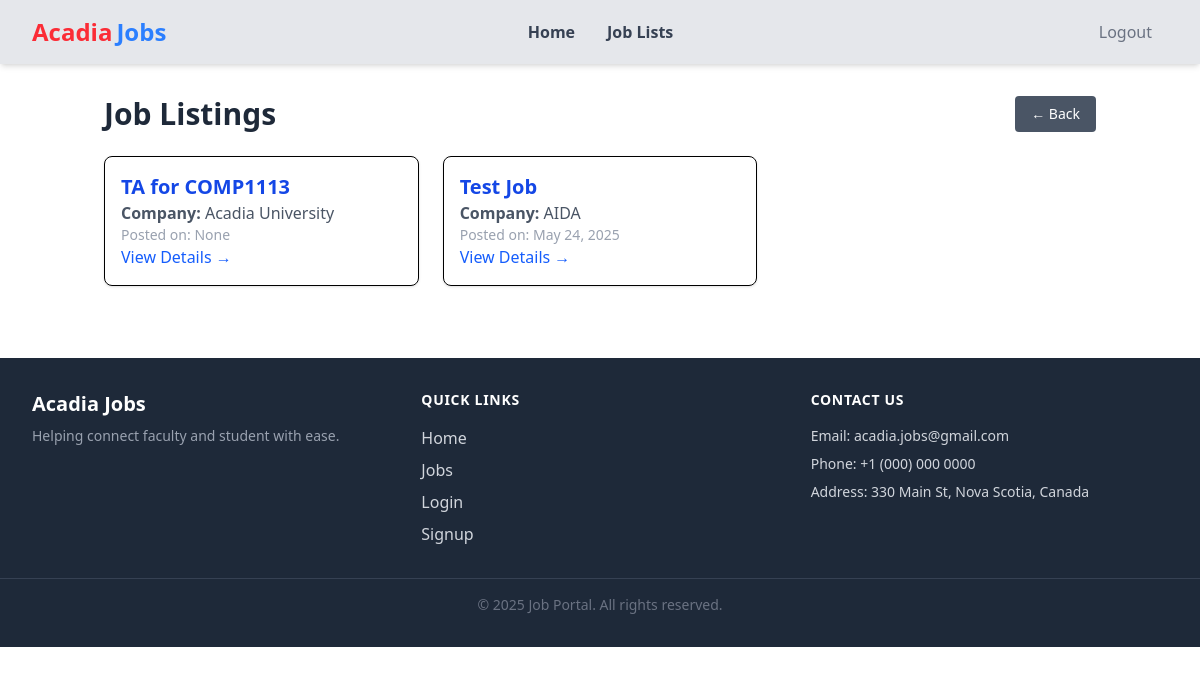
Page /jobsearch/ (signed in) on the committed database.
### loginSignup/models.py (models this page shows, shortened)
class CreateJob(models.Model):
    JOB_TYPE = (
        ("full-time", "Full Time"),
        ("part-time", "Part Time"),
        ("internship", "Internship"),
        ("co-op", "Co-op")
    )
    LOCATION = (
        ("remote", "Remote"),
        ("in-person", "In Person")
    )
    title = models.CharField(max_length=200)
    position = models.CharField(max_length=100)
    companyName = models.CharField(max_length=100)
    jobType = models.CharField(max_length=50, default="")
    location = models.CharField(max_length=50, default="")
    applicationDeadline = models.DateField(default=None)
    description = models.TextField()
    posted_by = models.ForeignKey('loginSignup.CustomUser', on_delete=models.CASCADE)
    posted_date = models.DateField(auto_now_add=True)

### loginSignup/views.py (the view)
# urls.py: path('jobsearch/', views.job_search, name='job-search'),
@login_required(login_url='/login')
def job_search(request):
    job_posts = CreateJob.objects.all()  # Default to all jobs
    form = JobFilterForm(request.POST)
    if form.is_valid():
        title = form.cleaned_data.get('title')
        posted_on = form.cleaned_data.get('posted_on')
        if title:
            job_posts = job_posts.filter(title__icontains=title)
        if posted_on:
            job_posts = job_posts.filter(posted_date=posted_on)
    else:
        print("Form is not valid:", form.errors)
    context = {
        'form': form,
        'job_posts': job_posts
    }
    return render(request, 'jobSearch.html', context)

### loginSignup/templates/jobSearch.html
{% extends "base.html" %}
{% block content %}
<div class="container mx-auto px-4 py-8">
    <div class="flex justify-between items-center mb-6">
        <h1 class="text-3xl font-bold text-gray-800">Job Listings</h1>
        <a href="{% url 'test' %}" class="text-sm text-white bg-gray-600 hover:bg-gray-700 px-4 py-2 rounded">
            ← Back
        </a>
    </div>
    <div class="grid grid-cols-1 sm:grid-cols-2 lg:grid-cols-3 gap-6">
      {% for job in job_posts %}
          <div class="border p-4 rounded-lg shadow hover:shadow-lg transition duration-300 ease-in-out">
              <h2 class="font-semibold text-xl text-blue-700">{{ job.title }}</h2>
              <p class="text-gray-600"><strong>Company:</strong> {{ job.companyName }}</p>
              <p class="text-gray-400 text-sm">Posted on: {{ job.posted_date }}</p>
              <a href="{% url 'job_detail' job.id %}" class="text-blue-600 hover:text-blue-800 font-medium">View Details →</a>
          </div>
      {% empty %}
          <p class="text-center col-span-full text-gray-500">No jobs found matching your criteria.</p>
      {% endfor %}
  </div>
</div>
{% endblock %}

### rows in the picture
CreateJob: title "TA for COMP1113", companyName "Acadia University", posted_date "None"
CreateJob: title "Test Job", companyName "AIDA", posted_date "May 24, 2025"

### other values in the picture
{{ year|default:2025 }} "2025"
